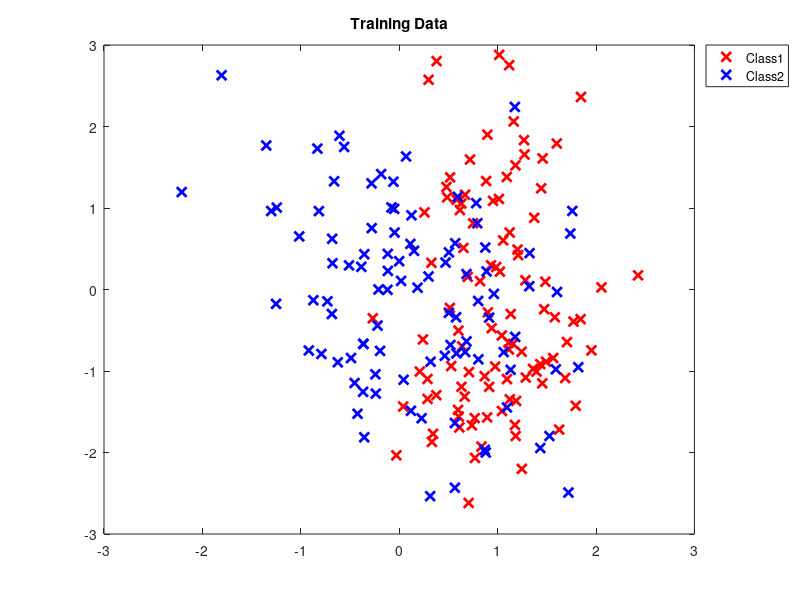

The MATLAB script that drew this image: (Note: this script raises an error after producing the figure.)
%% Logistic Regression: Visualizing the Predictive Distribution
% Here we fit a logistic regression model to synthetic data and visualize the
% predictive distribution. We compare the MLE to L1 and L2 regularized
% models.
%% Load and Plot the Data
% Load synthetic data generated from a mixture of Gaussians. Source:
% <<http://research.microsoft.com/~cmbishop/PRML/webdatasets/datasets.htm>>
%
load bishop2class
figure;
plot(X(Y==1,1),X(Y==1,2),'xr','LineWidth',2,'MarkerSize',7); hold on;
plot(X(Y==2,1),X(Y==2,2),'xb','LineWidth',2,'MarkerSize',7);
title('Training Data');
legend({'Class1','Class2'},'Location','BestOutside');
%% Cross Validate L2
% Here we cross validate sigma and lambda simultaneously for L2 LR. This
% takes about 3 minutes to run.
if(0)
    %%
    % We create our test function. See the ModelSelection class for more
    % details.
    testFunction = @(Xtrain,ytrain,Xtest,lambda,sigma)...
        mode(predict(fit(LogregDist('nclasses',2,'transformer',...
        ChainTransformer({StandardizeTransformer(false),...
        KernelTransformer('rbf', sigma)})),...
        'X',Xtrain,'y',ytrain,'lambda',lambda,'prior','l2'),Xtest));
    %%
        % This is the range we will search over; every combination will be
        % tested.
        lambdaRange = logspace(-2,1.5,30);
        sigmaRange = 0.1:0.1:2;
        modelSpace = ModelSelection.makeModelSpace(lambdaRange,sigmaRange);
        %%
        % Finally we perform the model selection.
        mselect = ModelSelection(                ...
            'testFunction' , testFunction        ,...
            'models'       , modelSpace          ,...
            'Xdata'        , X                   ,...
            'Ydata'        , Y                   );
        lambdaL2 = mselect.bestModel{1};
        sigmaL2  = mselect.bestModel{2};
else
    %%
    % To save time, here are the results of the cross validation.
    %sigma = 2;
    %lambda = 0.0078476;
    lambdaL2 = 7.8805;
    sigmaL2 = 0.2;
end
% We are now ready to fit.
%% Create the Data Transformer
% We will make use of PMTK's transformer objects to easily preprocess the data
% and perform the basis expansion. We chain three transformers together, which
% will be applied to the data in sequence. When we pass our ChainTransformer to
% our model, (which we will create shortly), all of the details of the
% transformation are retained, and where appropriate, applied to future test data.
%
T = ChainTransformer({StandardizeTransformer(false)      ,...
    KernelTransformer('rbf',sigmaL2)} );
%% Create the Model
% We now create a new logistic regression model and pass it the transformer object
% we just created.
model = LogregDist('nclasses',2, 'transformer', T);
%% Fit the Model
% To fit the model, we simply call the model's fit method and pass in the data.
% Here we use an L2 regularizer, however, an L1 sparsity promoting regularizer
% could have been used just as easily by replacing the string 'l2' with
% 'l1' as we will see later. We are performing map estimation here,
% however in the L2 case we can perform full Bayesian estimation by
% appending 'method','bayesian' to the call to fit().
model = fit(model,'prior','l2','lambda',lambdaL2,'X',X,'y',Y);
%%
% We can specify which optimization method we would like to use by passing in
% its name to the fit method as in the following. There are number of options
% but reasonable defaults exist.
%%
%  model = fit(model,'prior','l2','lambda',lambda,'X',X,'y',Y,'optMethod','lbfgs');
%% Predict
% To visualize the predictive distribution we will first create grid of points
% in our original 2D feature space and evaluate the posterior probability that
% each point belongs to class 1. We are using the map as a plugin
% approximation. If we had fit with 'method','bayesian', we could also
% have predicted by drawing Monte Carlo samples and averaging using
% 'method','mc'.
%
[X1grid, X2grid] = meshgrid(-3:0.02:3,-3:0.02:3);
[nrows,ncols] = size(X1grid);
testData = [X1grid(:),X2grid(:)];
%%
% The output of the predict method is a discrete distribution over the class
% labels. We extract the probabilities of each test point belonging to class 1
% and reshape the vector for plotting purposes.
pred = predict(model,'X',testData);              % pred is an object - a discrete distribution
pclass1 = pred.mu(:,1);
probGrid = reshape(pclass1,nrows,ncols);
%% Plot the Predictive Distribution
% We can now make use of Matlab's excellent plotting capabilities and plot the
% surface of the distribution. Notice the relatively smooth decision
% boundary. This is due in large part to the value of Sigma. We will see
% shortly what happens when we use a relatively small value.
figure; hold on;
surf(X1grid,X2grid,probGrid);
shading interp; view([0 90]); colorbar;
alpha 0.8;
box on;
contour(X1grid,X2grid,probGrid,'LineColor','k','LevelStep',0.5,'LineWidth',2.5);
title('Predictive Distribution (L2 Logistic Regression)');
%% Plot Decision Boundary
% We can plot the decision boundary along with the data
figure; hold on;
plot(X(Y==1,1),X(Y==1,2),'xr','LineWidth',2,'MarkerSize',7); hold on;
plot(X(Y==2,1),X(Y==2,2),'xb','LineWidth',2,'MarkerSize',7);
title('Decision Boundary (L2 Logistic Regression)');
box on;
contour(X1grid,X2grid,probGrid,'LineColor','k','LevelStep',0.5,'LineWidth',2.5);
%% L1 Prior
% Now lets use an L1 prior and repeat our steps. 
if(0) % Takes about 3 minutes

     testFunction = @(Xtrain,ytrain,Xtest,lambda,sigma)...
        mode(predict(fit(LogregDist('nclasses',2,'transformer',...
        ChainTransformer({StandardizeTransformer(false),...
        KernelTransformer('rbf', sigma)})),...
        'X',Xtrain,'y',ytrain,'lambda',lambda,'prior','l1'),Xtest));

    lambdaRange = logspace(-1,1,10);
    sigmaRange = [0.2,0.5:0.5:4];
    modelSpaceL1 = ModelSelection.makeModelSpace(lambdaRange,sigmaRange);
    mSelectL1 = ModelSelection(                 ...
        'testFunction' , testFunction            ,...
        'models'     , modelSpaceL1              ,...
        'Xdata'        , X                       ,...
        'Ydata'        , Y                       );
    lambdaL1 = mSelectL1.bestModel{1};
    sigmaL1 = mSelectL1.bestModel{2};
else
    %%
    % To save time, here are the results of the cross validation.
    %lambdaL1 = 1.2915;
    lambdaL1 = 2.1544;
    sigmaL1 = 0.2;
end
T = ChainTransformer({StandardizeTransformer(false)      ,...
    KernelTransformer('rbf',sigmaL1)} );
model = LogregDist('nclasses',2, 'transformer', T);
model = fit(model,'prior','l1','lambda',lambdaL1,'X',X,'y',Y);
[X1grid, X2grid] = meshgrid(-3:0.02:3,-3:0.02:3);
[nrows,ncols] = size(X1grid);
testData = [X1grid(:),X2grid(:)];
pred = predict(model,'X',testData);              % pred is an object - a discrete distribution
pclass1 = pred.mu(:,1);
probGrid = reshape(pclass1,nrows,ncols);
%% Plot the Predictive Distribution L1
figure; hold on;
surf(X1grid,X2grid,probGrid);
shading interp; view([0 90]); colorbar;
alpha 0.8;
box on;
contour(X1grid,X2grid,probGrid,'LineColor','k','LevelStep',0.5,'LineWidth',2.5);
title('Predictive Distribution (L1 Logistic Regression)');
%% Plot Decision Boundary L1
% We can plot the decision boundary along with the data
figure; hold on;
plot(X(Y==1,1),X(Y==1,2),'xr','LineWidth',2,'MarkerSize',7); hold on;
plot(X(Y==2,1),X(Y==2,2),'xb','LineWidth',2,'MarkerSize',7);
title('Decision Boundary (L1 Logistic Regression)');
box on;
contour(X1grid,X2grid,probGrid,'LineColor','k','LevelStep',0.5,'LineWidth',2.5);
%% Identify "support vectors"
% We now visualize the "support vectors", i.e.
% the examples corresponding to non-zero weights.
supportVectors = X(model.w.point ~= 0,:);
plot(supportVectors(:,1),supportVectors(:,2),'ok','MarkerSize',10,'LineWidth',2)
%% MLE with Small Sigma
% Here we investigate what happens when we use the MLE and a small value
% for sigma. The decision boundary becomes much more complex but of
% course we are overfitting.
lambda = 0;                 % lambda = 0 corresponds to MLE
sigma = 0.5;                % arbitrarily chosen small value for sigma
T = ChainTransformer({StandardizeTransformer(false),KernelTransformer('rbf',sigma)} );
model = LogregDist('nclasses',2, 'transformer', T);
model = fit(model,'X',X,'y',Y);
[X1grid, X2grid] = meshgrid(-3:0.02:3,-3:0.02:3);
[nrows,ncols] = size(X1grid);
testData = [X1grid(:),X2grid(:)];
pred = predict(model,'X',testData);
pclass1 = pred.mu(:,1);
probGrid = reshape(pclass1,nrows,ncols);
figure; hold on;
surf(X1grid,X2grid,probGrid);
shading interp; view([0 90]); colorbar;
alpha 0.8;
box on;
title('Predictive Distribution (MLE & Small Sigma)');
figure; hold on;
plot(X(Y==1,1),X(Y==1,2),'xr','LineWidth',2,'MarkerSize',7); hold on;
plot(X(Y==2,1),X(Y==2,2),'xb','LineWidth',2,'MarkerSize',7);
title('Decision Boundary (MLE & Small Sigma)');
box on;
contour(X1grid,X2grid,probGrid,'LineColor','k','LevelStep',0.5,'LineWidth',2.5);
